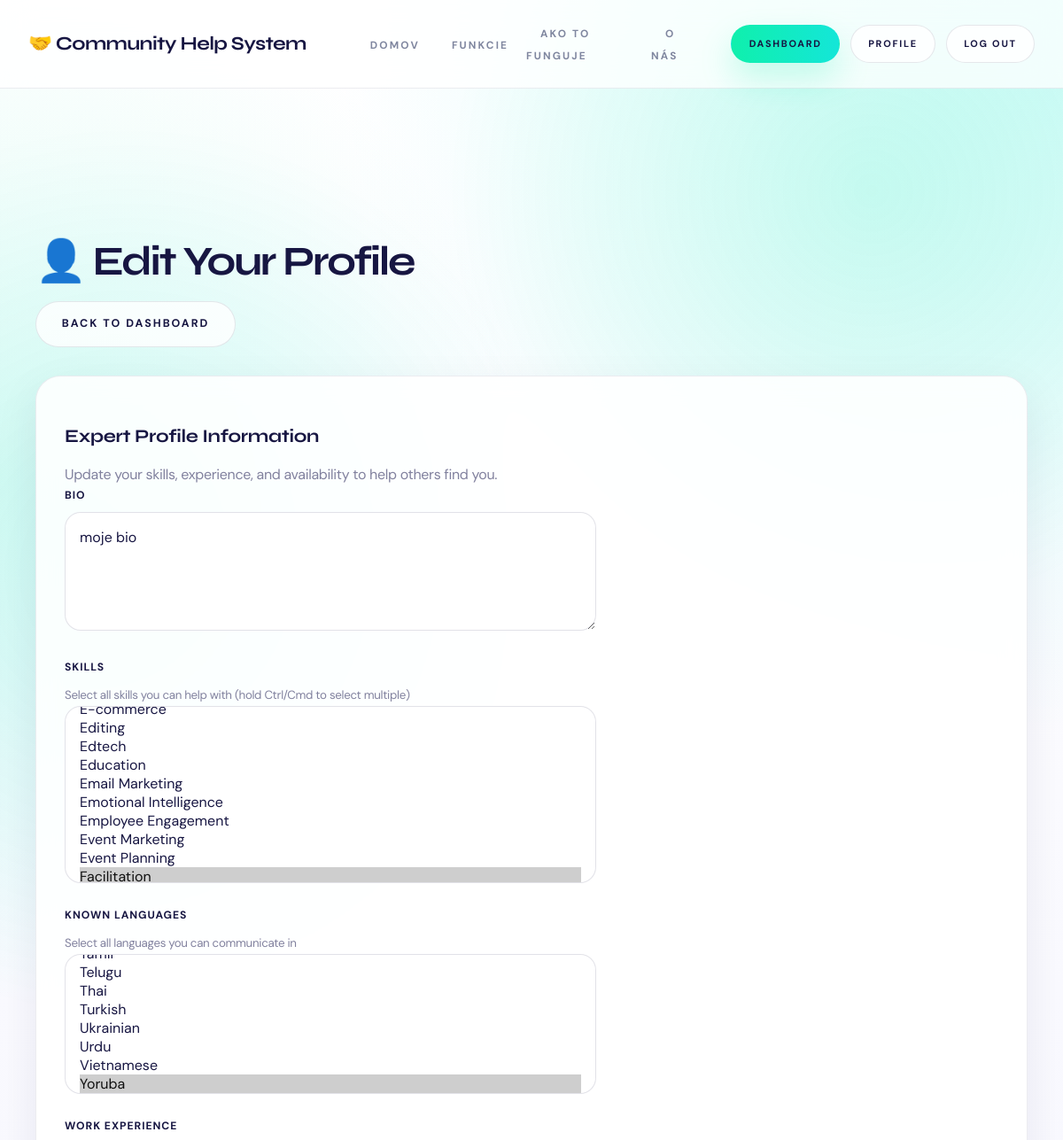
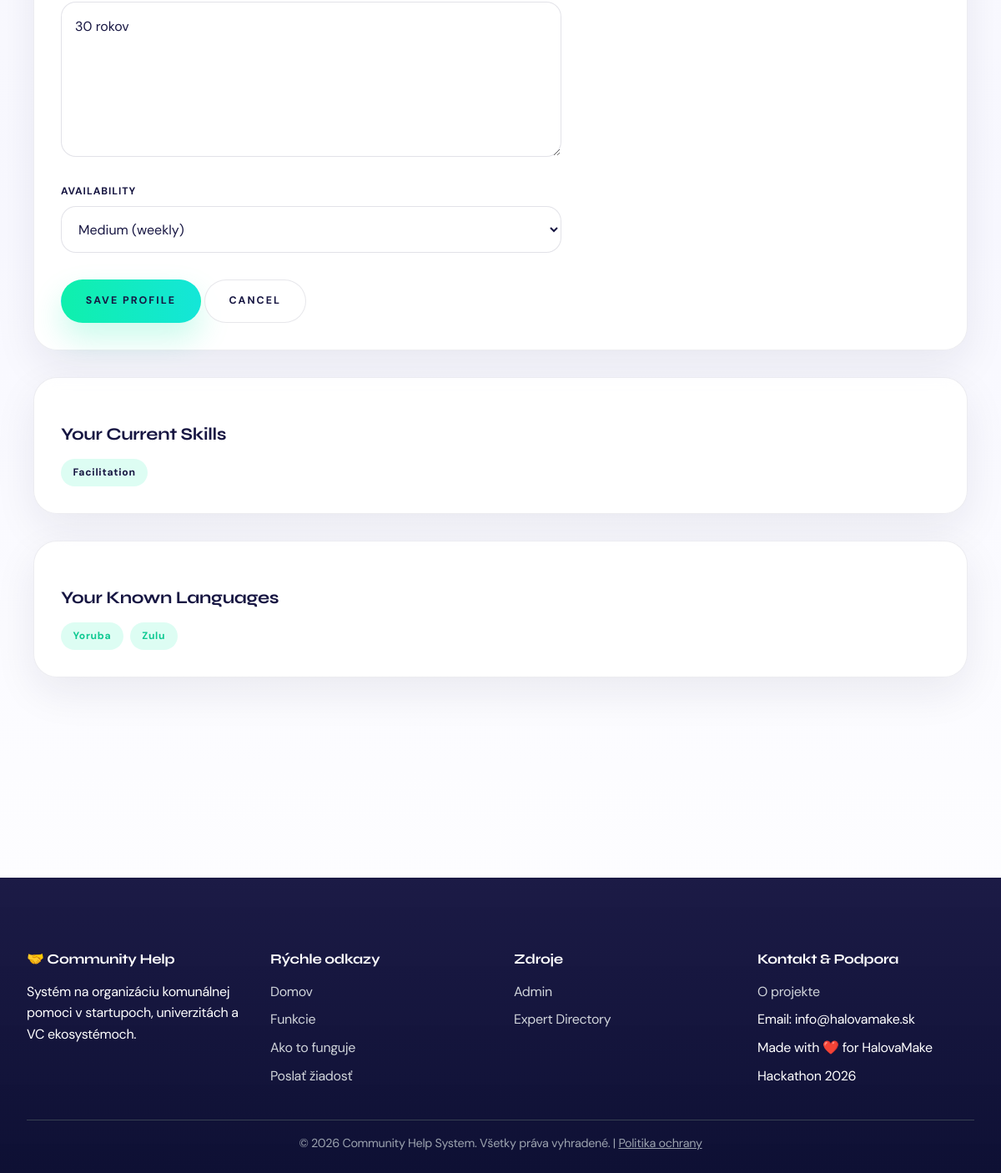
Page /profile/edit/ (signed in) on the committed database (2 pictures, top to bottom).
### server/models.py (models this page shows, shortened)
class Expert(models.Model):
    AVAILABILITY_CHOICES = [
        ('high', 'High (daily)'),
        ('medium', 'Medium (weekly)'),
        ('low', 'Low (occasional)'),
    ]
    user = models.OneToOneField(User, on_delete=models.CASCADE)
    bio = models.TextField(blank=True)
    skills = models.ManyToManyField(Skill, blank=True, related_name='experts')
    languages = models.ManyToManyField(Language, blank=True, related_name='experts')
    work_experience = models.TextField(blank=True, help_text='Work experience highlights')
    rating = models.FloatField(default=0.0, help_text='Average user rating (0-5)')
    rating_count = models.IntegerField(default=0, help_text='Number of ratings')
    availability = models.CharField(
        max_length=20,
        choices=AVAILABILITY_CHOICES,
        default='medium'
    )
    is_busy = models.BooleanField(default=False, help_text='Whether expert is currently assigned to an active task')
    karma_points = models.IntegerField(default=0, help_text='Karma points earned for completed help')
    help_provided = models.IntegerField(default=0, help_text='Number of help contributions')
    profile_image = models.ImageField(upload_to='experts/', blank=True)
    created_at = models.DateTimeField(auto_now_add=True)

class Skill(models.Model):
    name = models.CharField(max_length=100, unique=True)
    class Meta:
        verbose_name = 'Skill'
        verbose_name_plural = 'Skills'
    def __str__(self):
        return self.name

class Language(models.Model):
    name = models.CharField(max_length=80, unique=True)
    class Meta:
        verbose_name = 'Language'
        verbose_name_plural = 'Languages'
    def __str__(self):
        return self.name

### server/views.py (the view)
# urls.py: path('profile/edit/', views.edit_profile, name='edit_profile'),
@login_required
def edit_profile(request):
    try:
        expert = request.user.expert
    except Expert.DoesNotExist:
        expert = Expert.objects.create(user=request.user)
    if request.method == 'POST':
        form = ExpertProfileForm(request.POST, instance=expert)
        if form.is_valid():
            form.save()
            messages.success(request, 'Your profile has been updated successfully!')
            return redirect('dashboard')
    else:
        form = ExpertProfileForm(instance=expert)
    return render(request, 'edit_profile.html', {
        'form': form,
        'expert': expert,
    })

### server/templates/edit_profile.html (shortened to what this page needs)
{% extends "base.html" %}
{% block content %}
<div class="container">
    <section class="section">
        <div class="d-flex justify-between align-center mb-4">
            <h1>👤 Edit Your Profile</h1>
            <a href="{% url 'dashboard' %}" class="btn btn-outline">Back to Dashboard</a>
        </div>
        <div class="card">
            <div class="card-header">
                <h3>Expert Profile Information</h3>
                <p class="text-muted">Update your skills, experience, and availability to help others find you.</p>
            </div>
            <div class="card-body">
                <form method="post">
                    <div class="form-group">
                        <label for="{{ form.bio.id_for_label }}">Bio</label>
                        {{ form.bio }}
                    </div>
                    <div class="form-group">
                        <label for="{{ form.skills.id_for_label }}">Skills</label>
                        <small class="text-muted d-block mb-2">Select all skills you can help with (hold Ctrl/Cmd to select multiple)</small>
                        {{ form.skills }}
                    </div>
                    <div class="form-group">
                        <label for="{{ form.languages.id_for_label }}">Known Languages</label>
                        <small class="text-muted d-block mb-2">Select all languages you can communicate in</small>
                        {{ form.languages }}
                    </div>
                    <div class="form-group">
                        <label for="{{ form.work_experience.id_for_label }}">Work Experience</label>
                        {{ form.work_experience }}
                    </div>
                    <div class="form-group">
                        <label for="{{ form.availability.id_for_label }}">Availability</label>
                        {{ form.availability }}
                    </div>
                    <div class="mt-4">
                        <button type="submit" class="btn btn-primary">Save Profile</button>
                        <a href="{% url 'dashboard' %}" class="btn btn-outline ml-2">Cancel</a>
                    </div>
                </form>
            </div>
        </div>
        {% if expert.skills.all %}
        <div class="card mt-4">
            <div class="card-header">
                <h3>Your Current Skills</h3>
            </div>
            <div class="card-body">
                <div class="skill-tags">
                    {% for skill in expert.skills.all %}
                        <span class="badge badge-primary">{{ skill.name }}</span>
                    {% endfor %}
                </div>
            </div>
        </div>
        {% endif %}
        {% if expert.languages.all %}
        <div class="card mt-4">
            <div class="card-header">
                <h3>Your Known Languages</h3>
            </div>
            <div class="card-body">
                <div class="skill-tags">
                    {% for language in expert.languages.all %}
                        <span class="badge badge-success">{{ language.name }}</span>
                    {% endfor %}
                </div>
            </div>
        </div>
        {% endif %}
    </section>
</div>
{% endblock %}

### server/templates/base.html (style rules this page uses)
* { margin: 0; padding: 0; box-sizing: border-box; }
:root { --primary: hsl(162, 88%, 50%); --primary-dark: hsl(162, 88%, 42%); --primary-soft: hsl(162, 88%, 95%); --gradient: hsl(176, 84%, 49%); --secondary: #7f869f; --success: hsl(162, 88%, 42%); --warning: #f4b740; --danger: #ef4444; --dark: #171642; --gray-light: #f7f9fc; --gray: rgba(23, 22, 66, 0.12); --text: #171642; --text-light: #81819e; --white-soft: ghostwhite; --surface: rgba(255, 255, 255, 0.88); --surface-strong: #ffffff; --shadow-soft: 0 18px 50px rgba(23, 22, 66, 0.08); --shadow-card: 0 24px 70px rgba(23, 22, 66, 0.12); --radius-pill: 999px; --radius-card: 28px; }
html { scroll-behavior: smooth; min-height: 100%; }
body { font-family: 'DM Sans', sans-serif; color: var(--text); background: radial-gradient(circle at top right, rgba(17, 237, 226, 0.18), transparent 28%), radial-gradient(circle at left 20%, rgba(15, 239, 170, 0.12), transparent 24%), linear-gradient(180deg, #ffffff 0%, var(--white-soft) 58%, #ffffff 100%); min-height: 100%; line-height: 1.6; letter-spacing: -0.02em; position: relative; overflow-x: hidden; }
body::before { content: ""; position: fixed; inset: 0; background: radial-gradient(circle at 82% 8%, rgba(15, 239, 170, 0.14), transparent 18%), radial-gradient(circle at 12% 24%, rgba(17, 237, 226, 0.12), transparent 22%); pointer-events: none; z-index: -1; }
a { background-color: transparent; color: inherit; }
button, input, optgroup, select, textarea { color: inherit; font: inherit; margin: 0; }
.btn { padding: 0.95rem 1.8rem; border-radius: var(--radius-pill); text-decoration: none; font-size: 0.78rem; font-weight: 700; letter-spacing: 0.16em; text-transform: uppercase; border: 1px solid transparent; cursor: pointer; transition: all 0.3s; display: inline-flex; align-items: center; justify-content: center; gap: 0.5rem; background: linear-gradient(90deg, var(--primary) 0%, var(--gradient) 100%); color: var(--dark); box-shadow: 0 18px 36px rgba(15, 239, 170, 0.22); }
.btn-primary { background: linear-gradient(90deg, var(--primary) 0%, var(--gradient) 100%); color: var(--dark); }
.btn-outline { background: rgba(255, 255, 255, 0.8); color: var(--dark); border-color: rgba(23, 22, 66, 0.1); box-shadow: none; }
.container { max-width: 1250px; margin: 0 auto; padding: 0 2.5rem; }
main > .container { padding: 2rem 2.5rem 3rem; }
.card { background: var(--surface); backdrop-filter: blur(14px); border-radius: var(--radius-card); padding: 2rem; box-shadow: var(--shadow-soft); border: 1px solid rgba(23, 22, 66, 0.08); transition: all 0.3s; }
.card h3 { color: var(--dark); margin-bottom: 1rem; font-family: 'Syne', sans-serif; font-size: 1.3rem; }
.card p { color: var(--text-light); line-height: 1.75; }
h1, h2, h3, h4, h5, h6 { color: var(--dark); line-height: 1.2; font-family: 'Syne', sans-serif; }
h1 { font-size: 2.9rem; margin-bottom: 1rem; letter-spacing: -0.05em; }
h3 { font-size: 1.45rem; margin: 1.5rem 0 1rem; }
form { max-width: 600px; }
.form-group { margin-bottom: 1.5rem; }
label { display: block; margin-bottom: 0.5rem; font-weight: 700; letter-spacing: 0.08em; text-transform: uppercase; font-size: 0.76rem; color: var(--dark); }
input[type="text"], input[type="email"], input[type="number"], input[type="tel"], textarea, select { width: 100%; padding: 0.95rem 1rem; border: 1px solid rgba(23, 22, 66, 0.12); border-radius: 18px; font-size: 1rem; font-family: inherit; transition: border-color 0.3s, box-shadow 0.3s, transform 0.3s; background: rgba(255, 255, 255, 0.9); }
textarea { resize: vertical; min-height: 120px; }
.badge { display: inline-block; padding: 0.42rem 0.9rem; border-radius: var(--radius-pill); font-size: 0.76rem; font-weight: 700; letter-spacing: 0.06em; white-space: nowrap; }
.badge-primary { background: rgba(15, 239, 170, 0.14); color: var(--dark); }
.badge-success { background: rgba(15, 239, 170, 0.14); color: var(--primary-dark); }
.mt-4 { margin-top: 2rem; }
.mb-2 { margin-bottom: 1rem; }
.mb-4 { margin-bottom: 2rem; }
.text-muted { color: var(--text-light); }
.section { padding: 5rem 0; border-bottom: 1px solid rgba(23, 22, 66, 0.08); }
.section:last-child { border-bottom: none; }

### server/templates/edit_profile.html (style rules this page uses)
.skill-tags { display: flex; flex-wrap: wrap; gap: 0.5rem; }
.skill-tags .badge { margin: 0; }

### rows in the picture
Expert: bio "moje bio", work_experience "30 rokov", availability "Medium (weekly)"
Skill: name "Facilitation"
Language: name "Yoruba"
Language: name "Zulu"
